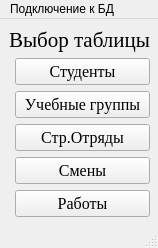
<?xml version="1.0" encoding="UTF-8"?>
<ui version="4.0">
 <class>MainWindow</class>
 <widget class="QMainWindow" name="MainWindow">
  <property name="geometry">
   <rect>
    <x>0</x>
    <y>0</y>
    <width>158</width>
    <height>248</height>
   </rect>
  </property>
  <property name="windowTitle">
   <string>База данных</string>
  </property>
  <widget class="QWidget" name="centralwidget">
   <widget class="QWidget" name="">
    <property name="geometry">
     <rect>
      <x>9</x>
      <y>9</y>
      <width>141</width>
      <height>196</height>
     </rect>
    </property>
    <layout class="QFormLayout" name="formLayout">
     <item row="0" column="0" colspan="2">
      <widget class="QLabel" name="label">
       <property name="font">
        <font>
         <family>Times New Roman</family>
         <pointsize>16</pointsize>
        </font>
       </property>
       <property name="text">
        <string>Выбор таблицы</string>
       </property>
      </widget>
     </item>
     <item row="1" column="1">
      <widget class="QPushButton" name="tableStudents">
       <property name="font">
        <font>
         <family>Times New Roman</family>
         <pointsize>12</pointsize>
        </font>
       </property>
       <property name="text">
        <string>Студенты</string>
       </property>
      </widget>
     </item>
     <item row="3" column="1">
      <widget class="QPushButton" name="tableStrOtr">
       <property name="font">
        <font>
         <family>Times New Roman</family>
         <pointsize>12</pointsize>
        </font>
       </property>
       <property name="text">
        <string>Стр.Отряды</string>
       </property>
      </widget>
     </item>
     <item row="4" column="1">
      <widget class="QPushButton" name="tableSmeny">
       <property name="font">
        <font>
         <family>Times New Roman</family>
         <pointsize>12</pointsize>
        </font>
       </property>
       <property name="text">
        <string>Смены</string>
       </property>
      </widget>
     </item>
     <item row="2" column="1">
      <widget class="QPushButton" name="tableGroups">
       <property name="font">
        <font>
         <family>Times New Roman</family>
         <pointsize>12</pointsize>
        </font>
       </property>
       <property name="text">
        <string>Учебные группы</string>
       </property>
      </widget>
     </item>
     <item row="5" column="1">
      <widget class="QPushButton" name="tableWorks">
       <property name="font">
        <font>
         <family>Times New Roman</family>
         <pointsize>12</pointsize>
        </font>
       </property>
       <property name="text">
        <string>Работы</string>
       </property>
      </widget>
     </item>
    </layout>
   </widget>
  </widget>
  <widget class="QMenuBar" name="menubar">
   <property name="geometry">
    <rect>
     <x>0</x>
     <y>0</y>
     <width>158</width>
     <height>21</height>
    </rect>
   </property>
   <widget class="QMenu" name="menu">
    <property name="title">
     <string>Подключение к БД</string>
    </property>
    <addaction name="BDconnect"/>
   </widget>
   <addaction name="menu"/>
  </widget>
  <widget class="QStatusBar" name="statusbar"/>
  <action name="BDconnect">
   <property name="text">
    <string>Соединение с БД</string>
   </property>
  </action>
 </widget>
 <resources/>
 <connections/>
</ui>
